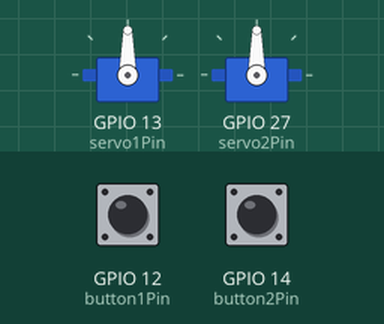
The sketch below on a simulated ESP32. Shown: 2 × servo. The inputs (shaded band) are chosen by the test bench; at power-on: GPIO 12 (button1Pin) HIGH, GPIO 14 (button2Pin) HIGH.

Above: at 1.2 s.
1.3 s: GPIO 12 (button1Pin) pulled LOW for 0.15 s
At 3.0 s:
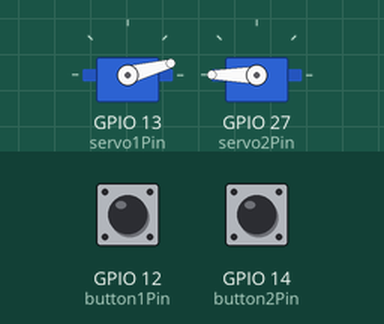
4.3 s: GPIO 14 (button2Pin) pulled LOW for 0.15 s
At 7.1 s:
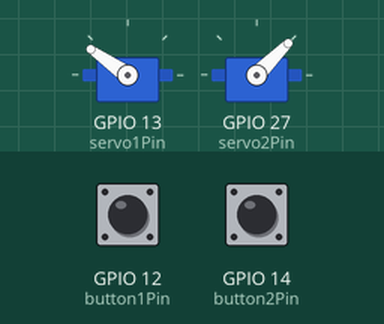
7.3 s: GPIO 12 (button1Pin) pulled LOW for 1 s
At 7.75 s:
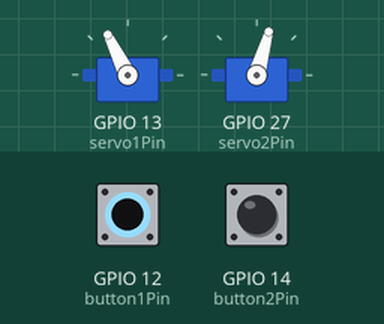
10.6 s: GPIO 14 (button2Pin) pulled LOW for 1 s
At 11.06 s:
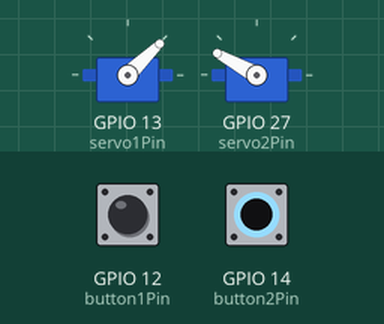
13.9 s: GPIO 12 (button1Pin) pulled LOW for 3.2 s
At 14.95 s:
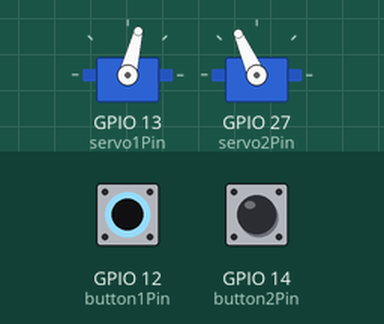
Timing chart, 0 to 17.4 s (numbered marks = the images above; inputs shaded):
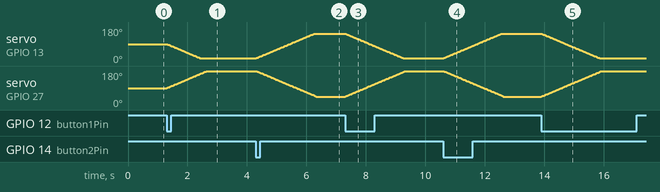

Measured:
- after the input at 1.3 s, servo on GPIO 13 (servo1Pin): moves from 90° to 15° over 1.1 s, starting at once; servo on GPIO 27 (servo2Pin): moves from 90° to 180° over 1.3 s, starting at once
- after the input at 4.3 s, servo on GPIO 13 (servo1Pin): moves from 15° to 145° over 2.0 s, starting at once; servo on GPIO 27 (servo2Pin): moves from 180° to 45° over 2.0 s, starting at once
- after the input at 7.3 s, servo on GPIO 13 (servo1Pin): moves from 145° to 15° over 2.0 s, starting at once; servo on GPIO 27 (servo2Pin): moves from 45° to 180° over 2.0 s, starting at once
- after the input at 10.6 s, servo on GPIO 13 (servo1Pin): moves from 15° to 145° over 2.0 s, starting at once; servo on GPIO 27 (servo2Pin): moves from 180° to 45° over 2.0 s, starting at once
- after the input at 13.9 s, servo on GPIO 13 (servo1Pin): moves from 145° to 15° over 2.0 s, starting at once; servo on GPIO 27 (servo2Pin): moves from 45° to 180° over 2.0 s, starting at once

The sketch:

servotest.ino
```cpp
#include <ESP32Servo.h>

Servo myServo1;
Servo myServo2;
const int servo1Pin = 13;
const int servo2Pin = 27;
const int button1Pin = 12;
const int button2Pin = 14;

int currentPos1 = 90;
int currentPos2 = 90;
int targetPos1 = 90;
int targetPos2 = 90;

void setup() {
  Serial.begin(115200);

  pinMode(button1Pin, INPUT_PULLUP);
  pinMode(button2Pin, INPUT_PULLUP);

  myServo1.attach(servo1Pin);
  myServo2.attach(servo2Pin);

  myServo1.write(currentPos1);
  myServo2.write(currentPos2);
}

void loop() {
  bool button1Pressed = digitalRead(button1Pin) == LOW;
  bool button2Pressed = digitalRead(button2Pin) == LOW;

  if (button1Pressed) {
    targetPos1 = 15;
    targetPos2 = 180;
  }
  else if (button2Pressed) {
    targetPos1 = 145;
    targetPos2 = 45;
  }

  if (currentPos1 < targetPos1) {
    currentPos1++;
    myServo1.write(currentPos1);
  } else if (currentPos1 > targetPos1) {
    currentPos1--;
    myServo1.write(currentPos1);
  }

  if (currentPos2 < targetPos2) {
    currentPos2++;
    myServo2.write(currentPos2);
  } else if (currentPos2 > targetPos2) {
    currentPos2--;
    myServo2.write(currentPos2);
  }

  delay(15);  // Pulse width modulation to determine speed
}
```
